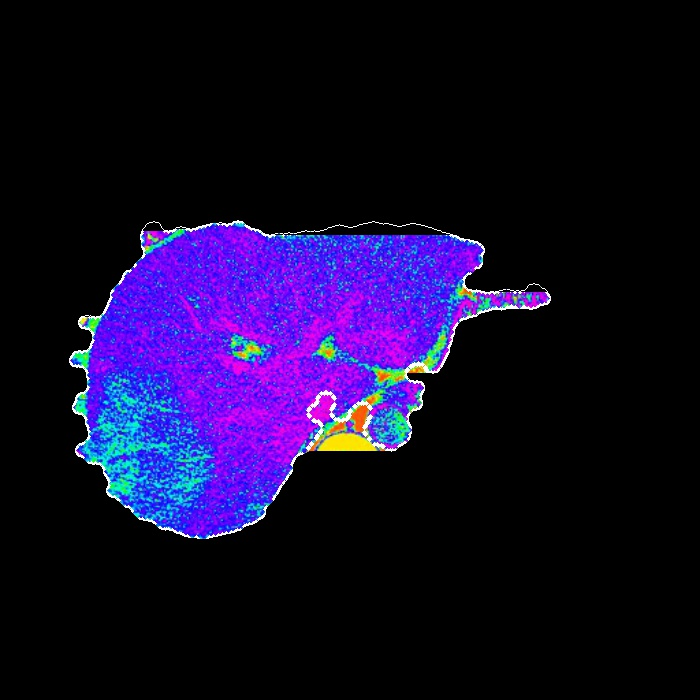
#> input picture aniresult8.jpg, 700 x 700 px
$ python demo2.py   (older library calls are emulated)
#> lines starting #> are read from the running program, lines starting #| are printed output that depends on the picture; after the words box and inside, x2 and y2 are one past the last pixel; in counts of white or black regions, pixels touching at a corner belong together
#> further down, image is the input picture: shape (700, 700, 3); mean B, G, R 43.2, 10.5, 19.2
from __future__ import division
import cv2
#to show the image
from matplotlib import pyplot as plt
import numpy as np
from math import cos, sin

green = (0, 255, 0)

def show(image):
    # Figure size in inches
    plt.figure(figsize=(10, 10))

    # Show image, with nearest neighbour interpolation
    plt.imshow(image, interpolation='nearest')

def overlay_mask(mask, image):
    #make the mask rgb
    rgb_mask = cv2.cvtColor(mask, cv2.COLOR_GRAY2RGB)
    #calculates the weightes sum of two arrays. in our case image arrays
    #input, how much to weight each.
    #optional depth value set to 0 no need
    img = cv2.addWeighted(rgb_mask, 0, image, 0.5, 0)
    return img

def find_biggest_contour(image):
    #Copy
    image = image.copy()
    #input, gives all the contours, contour approximation compresses horizontal,
    #vertical, and diagonal segments and leaves only their end points. For example,
    #an up-right rectangular contour is encoded with 4 points.
    #Optional output vector, containing information about the image topology.
    #It has as many elements as the number of contours.
    #we dont need it
    image, contours, hierarchy = cv2.findContours(image, cv2.RETR_LIST, cv2.CHAIN_APPROX_SIMPLE)
    #Isolate largest contour
    '''
    contour_sizes = [(cv2.contourArea(contour), contour) for contour in contours]
    biggest_contour = max(contour_sizes, key=lambda x: x[0])[1]
    '''
    mask = np.zeros(image.shape, np.uint8)
    '''
    cv2.drawContours(mask, [biggest_contour], -1, 255, -1)
    return biggest_contour, mask
    '''
    return contours, mask

def circle_contour(image, contour):
    #Bounding ellipse
    image_with_contour = image.copy()
    cv2.drawContours(image_with_contour, contour, -1, (255,0,0), 5)
    '''
    #easy function
    ellipse = cv2.fitEllipse(contour)
    #add it
    cv2.ellipse(image_with_contour, ellipse, green, 2, cv2.LINE_AA)
    '''
    #cv2.imshow("img",image_with_contour)
    #cv2.waitKey(0)
    return image_with_contour

def find_tumor(image):
    # we'll be manipulating pixels directly
    #most compatible for the transofrmations we're about to do
    image = cv2.cvtColor(image, cv2.COLOR_BGR2RGB)
    # Make a consistent size
    #get largest dimension
    max_dimension = max(image.shape)
#> max_dimension = 700
    #The maximum window size is 700 by 660 pixels. make it fit in that
    scale = 700/max_dimension
#> scale = 1
    #resize it. same width and hieght none since output is 'image'.
    image = cv2.resize(image, None, fx=scale, fy=scale)

    #we want to eliminate noise from our image. clean. smooth colors without
    #dots
    # Blurs an image using a Gaussian filter. input, kernel size, how much to filter, empty)
    image_blur = cv2.GaussianBlur(image, (7, 7), 0)
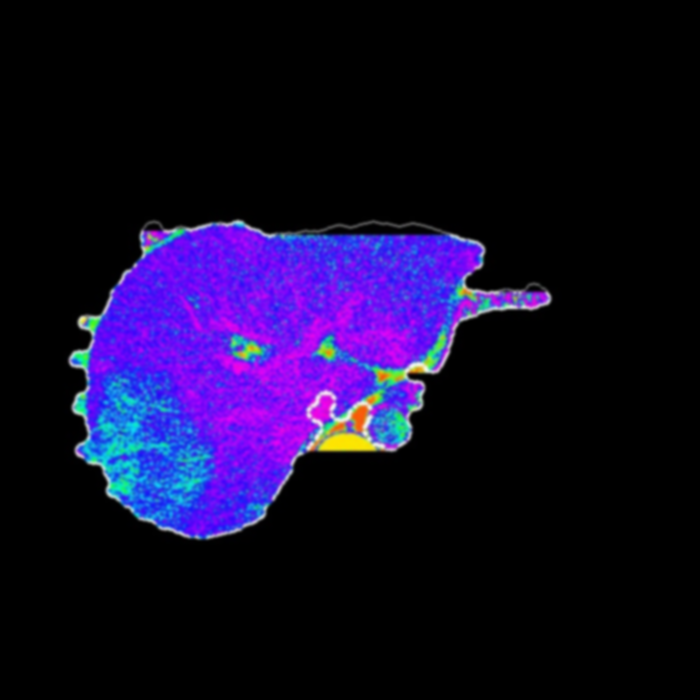
#> image_blur: shape (700, 700, 3); mean R, G, B 19.2, 10.5, 43.2
    #t unlike RGB, HSV separates luma, or the image intensity, from
    # chroma or the color information.
    #just want to focus on color, segmentation
    image_blur_hsv = cv2.cvtColor(image_blur, cv2.COLOR_RGB2HSV)
#> image_blur_hsv: shape (700, 700, 3); mean H, S, V 25.4, 44.6, 44.3

    # Filter by colour
    # Purple for Tumor
    min_color = np.array([85, 100, 80])
    max_color = np.array([115, 256, 256])
    #layer
    mask1 = cv2.inRange(image_blur_hsv, min_color, max_color)
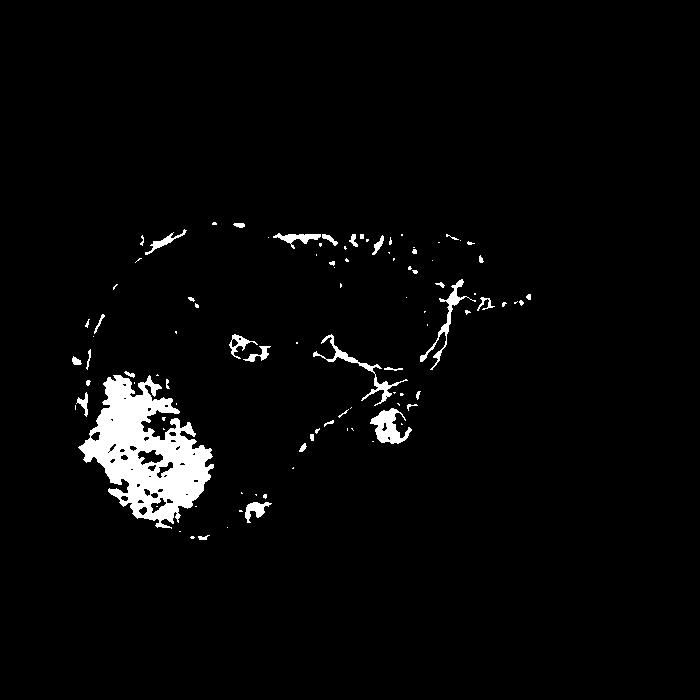
#> mask1: shape (700, 700); 3% white; 98 white regions (59 under 20 px), largest, box (x1, y1, x2, y2) and area: (78, 375, 214, 529) 10187, (370, 408, 412, 444) 754, (313, 334, 408, 406) 678

    min_color2 = np.array([170, 100, 80])
    max_color2 = np.array([180, 256, 256])
    mask2 = cv2.inRange(image_blur_hsv, min_color2, max_color2)
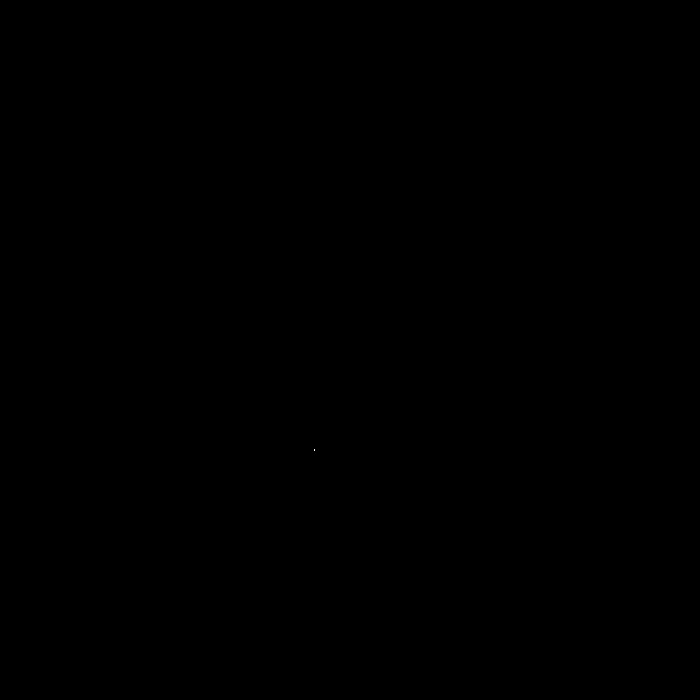
#> mask2: shape (700, 700); 0% white in thin lines or dots, all inside (x1, y1, x2, y2) = (314, 449, 315, 451)
    #looking for what is in both ranges
    # Combine masks
    mask = mask1 + mask2
    #mask = mask1
    # Clean up
    #we want to circle our tumor so we'll circle it with an ellipse
    #with a shape of 15x15
    kernel = cv2.getStructuringElement(cv2.MORPH_ELLIPSE, (15, 15))
    #morph the image. closing operation Dilation followed by Erosion.
    #It is useful in closing small holes inside the foreground objects,
    #or small black points on the object.
    mask_closed = cv2.morphologyEx(mask, cv2.MORPH_CLOSE, kernel)
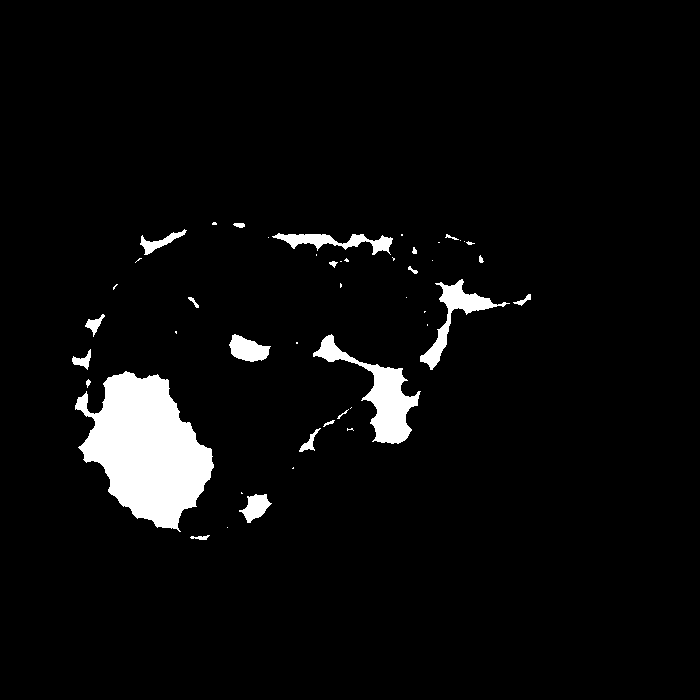
#> mask_closed: shape (700, 700); 4.5% white; 47 white regions (25 under 20 px), largest, box (x1, y1, x2, y2) and area: (75, 371, 214, 532) 13238, (313, 334, 421, 444) 3266, (420, 279, 510, 370) 1625
    #erosion followed by dilation. It is useful in removing noise
    mask_clean = cv2.morphologyEx(mask_closed, cv2.MORPH_OPEN, kernel)
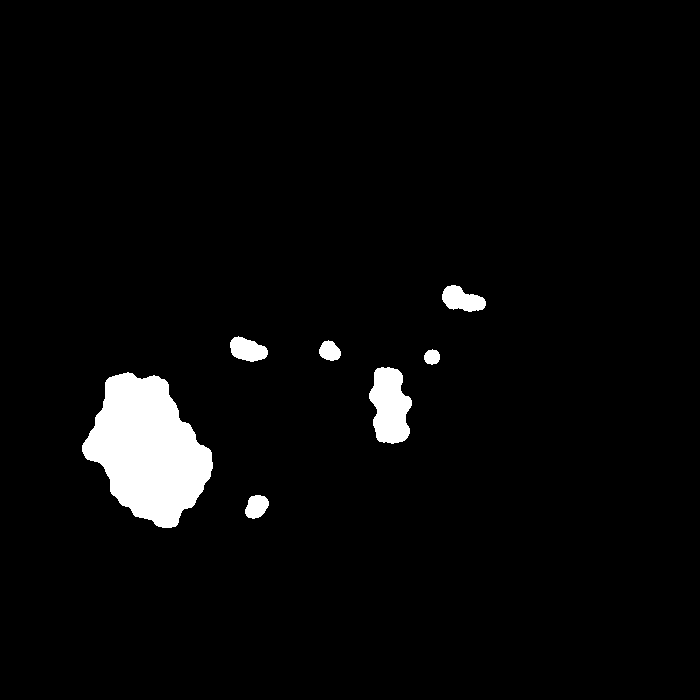
#> mask_clean: shape (700, 700); 3.6% white; 7 white regions

    # Find biggest tumor
    #get back list of segmented tumor and an outline for the biggest one
    big_tumor_contour, mask_tumors = find_biggest_contour(mask_clean)
#> in find_biggest_contour, `image, contours, hierarchy = cv2.findContours(image, cv2.RETR_LIST, cv..`: contours = 7 contours; box (x1, y1, x2, y2) and area: (82, 372, 213, 528) 12638, (369, 367, 412, 444) 2296, (442, 285, 486, 312) 724, (230, 336, 268, 362) 634, (245, 495, 269, 519) 391, (319, 340, 341, 361) 304, (424, 349, 440, 365) 172
#> mask_tumors: shape (700, 700); every value is 0
#> big_tumor_contour has the same summary as contours in find_biggest_contour

    # Overlay cleaned mask on image
    # overlay mask on image, tumor now segmented
    overlay = overlay_mask(mask_clean, image)
#> in overlay_mask, `rgb_mask = cv2.cvtColor(mask, cv2.COLOR_GRAY2RGB)`: rgb_mask: shape (700, 700, 3); 3.6% white; 7 white regions, largest, box (x1, y1, x2, y2) and area: (82, 372, 213, 528) 12845, (369, 367, 412, 444) 2393, (442, 285, 486, 312) 777
#> in overlay_mask, `img = cv2.addWeighted(rgb_mask, 0, image, 0.5, 0)`:
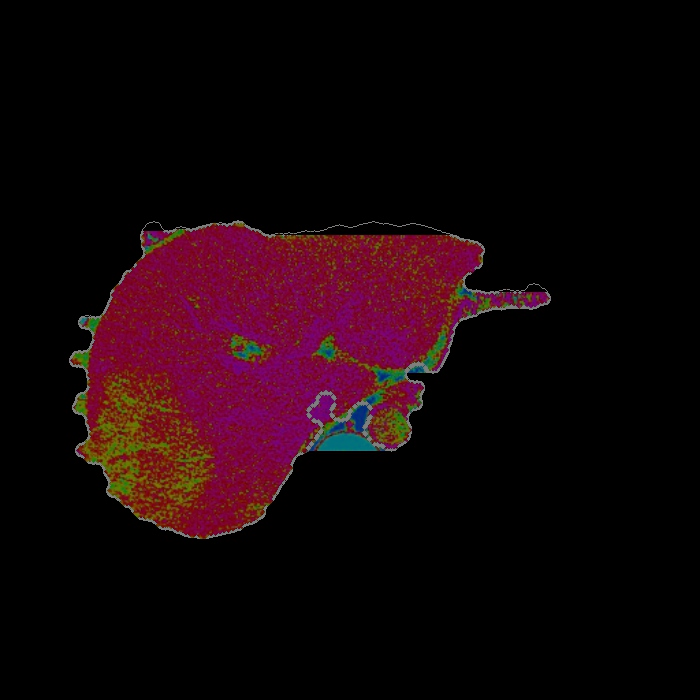
#> img: shape (700, 700, 3); mean B, G, R 9.6, 5.3, 21.6

    # Circle biggest tumor
    #circle the biggest one
    circled = circle_contour(overlay, big_tumor_contour)
#> in circle_contour, `cv2.drawContours(image_with_contour, contour, -1, (255,0,0), 5)`:
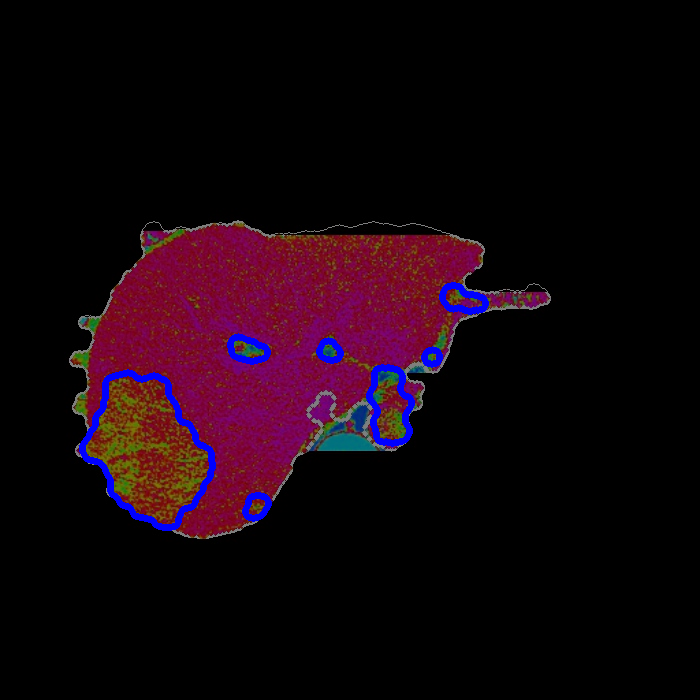
#> image_with_contour: shape (700, 700, 3); 1.43% of pixels changed, all inside (x1, y1, x2, y2) = (79, 282, 489, 531)
    show(circled)

    #we're done, convert back to original color scheme
    bgr = cv2.cvtColor(circled, cv2.COLOR_RGB2BGR)

    return bgr

#read the image
#image = cv2.imread('OP/JHS/img-8.jpg')
image = cv2.imread('aniresult8.jpg')
#detect it
result = find_tumor(image)
#print result
#write the new image
cv2.imwrite('result8.jpg', result)
#work2
